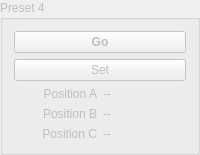
       <widget class="QGroupBox" name="group_p4">
        <property name="enabled">
         <bool>false</bool>
        </property>
        <property name="title">
         <string>Preset 4</string>
        </property>
        <layout class="QGridLayout" name="gridLayout_9">
         <item row="1" column="0">
          <widget class="QPushButton" name="push_pr4_set">
           <property name="text">
            <string>Set</string>
           </property>
          </widget>
         </item>
         <item row="4" column="0">
          <layout class="QHBoxLayout" name="horizontalLayout_36">
           <item>
            <widget class="QLabel" name="label_39">
             <property name="text">
              <string>Position B</string>
             </property>
             <property name="alignment">
              <set>Qt::AlignRight|Qt::AlignTrailing|Qt::AlignVCenter</set>
             </property>
            </widget>
           </item>
           <item>
            <widget class="QLabel" name="label_pr4_b">
             <property name="minimumSize">
              <size>
               <width>40</width>
               <height>0</height>
              </size>
             </property>
             <property name="text">
              <string>--</string>
             </property>
            </widget>
           </item>
          </layout>
         </item>
         <item row="5" column="0">
          <layout class="QHBoxLayout" name="horizontalLayout_37">
           <item>
            <widget class="QLabel" name="label_41">
             <property name="text">
              <string>Position C</string>
             </property>
             <property name="alignment">
              <set>Qt::AlignRight|Qt::AlignTrailing|Qt::AlignVCenter</set>
             </property>
            </widget>
           </item>
           <item>
            <widget class="QLabel" name="label_pr4_c">
             <property name="minimumSize">
              <size>
               <width>40</width>
               <height>0</height>
              </size>
             </property>
             <property name="text">
              <string>--</string>
             </property>
            </widget>
           </item>
          </layout>
         </item>
         <item row="3" column="0">
          <layout class="QHBoxLayout" name="horizontalLayout_29">
           <item>
            <widget class="QLabel" name="label_22">
             <property name="text">
              <string>Position A</string>
             </property>
             <property name="alignment">
              <set>Qt::AlignRight|Qt::AlignTrailing|Qt::AlignVCenter</set>
             </property>
            </widget>
           </item>
           <item>
            <widget class="QLabel" name="label_pr4_a">
             <property name="minimumSize">
              <size>
               <width>40</width>
               <height>0</height>
              </size>
             </property>
             <property name="text">
              <string>--</string>
             </property>
            </widget>
           </item>
          </layout>
         </item>
         <item row="0" column="0">
          <widget class="QPushButton" name="push_pr4_go">
           <property name="sizePolicy">
            <sizepolicy hsizetype="Minimum" vsizetype="Expanding">
             <horstretch>0</horstretch>
             <verstretch>0</verstretch>
            </sizepolicy>
           </property>
           <property name="font">
            <font>
             <weight>75</weight>
             <bold>true</bold>
            </font>
           </property>
           <property name="text">
            <string>Go</string>
           </property>
          </widget>
         </item>
        </layout>
       </widget>
